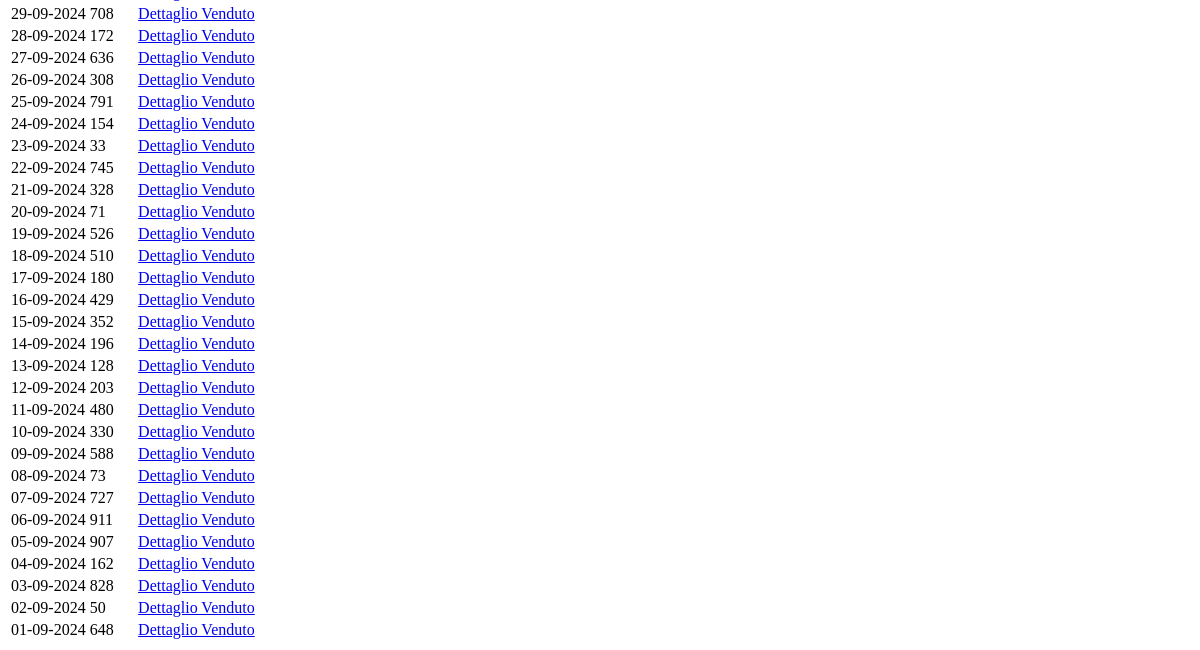
The app's page /storico_venduto/ (lower part), older data.
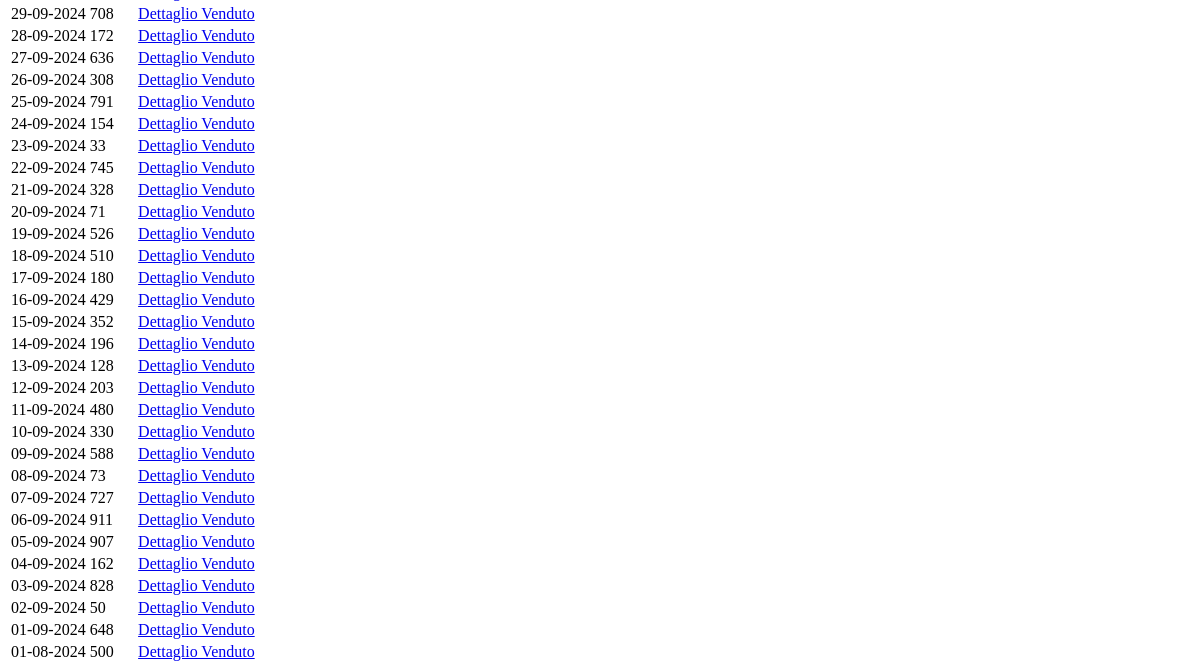
The same page, newer data.
### frontend/models.py (models this page shows)
class Venduto(models.Model):
    data = models.DateField()
    valore = models.IntegerField(default=0)

### frontend/views.py (the view, shortened to what this page needs)
# urls.py: path('storico_venduto/', views.storico_venduto, name='storico_venduto'),
def storico_venduto(request):
    date_filter = request.GET.get('date-filter', None)
    venduti = Venduto.objects.all().order_by('-data')
    if not date_filter:
        venduti = Venduto.objects.all().order_by('-data')
    return render(request, 'frontend/storico_venduto.html', context={"venduti" : venduti})

### templates/frontend/storico_venduto.html (shortened to what this page needs)
<div id="table-wrapper">
    <table id="venduto-table" class="display">
        <tbody>
            {% for venduto in venduti %}
            <tr>
                <td>{{ venduto.data|date:"d-m-Y" }}</td>
                <td>{{ venduto.valore }}</td>
                <td><a href="dettaglio_venduto/{{ venduto.id }}">Dettaglio Venduto</a></td>
            </tr>
            {% endfor %}
        </tbody>
    </table>
</div>

Row changes from the older to the newer data that the page shows:
added Venduto: data "01-08-2024", valore "500"
